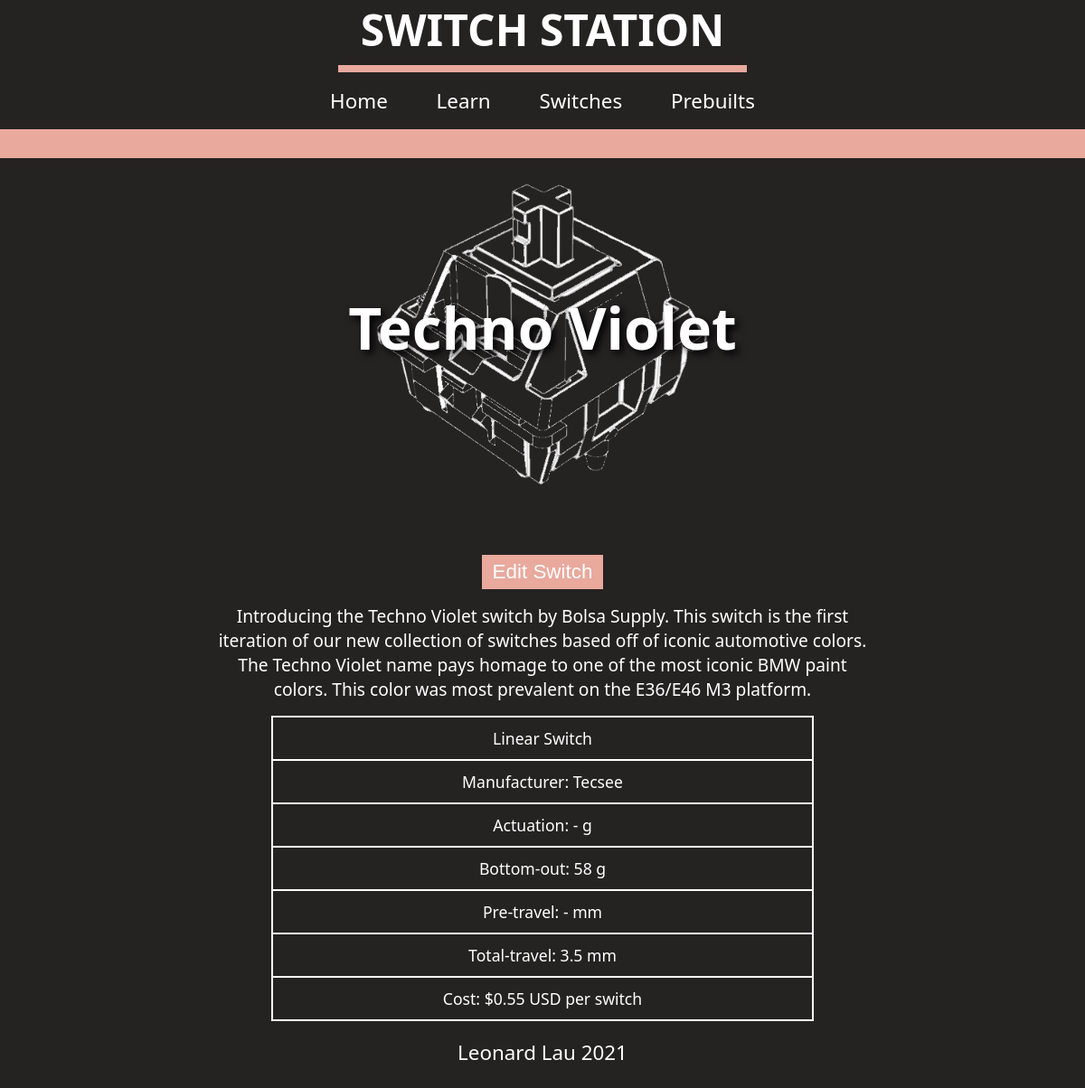
Screenshot of /switch/75 with the database file from the repository.
### models.py (models this page shows)
class Switch (db.Model):
    __tablename__ = "Switch"
    id = db.Column(db.Integer, primary_key = True)
    name = db.Column(db.String())
    manufacturer = db.Column(db.String())
    style = db.Column(db.String())
    color = db.Column(db.String())
    description = db.Column(db.String())
    cost = db.Column(db.Integer())
    actuation = db.Column(db.Integer())
    bottomout = db.Column(db.Integer())
    pretravel = db.Column(db.Integer())
    totaltravel = db.Column(db.Integer())
    prebuilts = db.relationship('Prebuilt', secondary=PrebuiltSwitch, back_populates='switches')

### routes.py (the view)
@app.route('/switch/<int:id>')
def switch(id):
    switch = models.Switch.query.filter_by(id=id).first_or_404()
    return render_template ("switch.html",
                            page_title="Switches",
                            switch = switch)

### templates/switch.html (shortened to what this page needs)
{% extends 'layout.html' %}
{% block content %}
    <div class="SwitchImage">
        <img src="/static/images/switchIcon.png">
    </div>
    <div class="SwitchTitle">
        {{switch.name}}
    </div>
    <a href="/switch/{{switch.id}}/edit"><button class="MoreButton">Edit Switch</button></a>
    <div class="SwitchDescription">
        {{switch.description}}
    </div>
    <div class="SwitchInfo">
        <table style="width:50%">
            <tr>
                <td>{{switch.style}} Switch</td>
            </tr>
            <tr>
                <td>Manufacturer: {{switch.manufacturer}}</td>
            </tr>
            <tr>
                <td>Actuation: {{switch.actuation}} g</td>
            </tr>
            <tr>
                <td>Bottom-out: {{switch.bottomout}} g</td>
            </tr>
            <tr>
                <td>Pre-travel: {{switch.pretravel}} mm</td>
            </tr>
            <tr>
                <td>Total-travel: {{switch.totaltravel}} mm</td>
            </tr>
            <tr>
                <td>Cost: ${{switch.cost}} USD per switch</td>
            </tr>
        </table>
    </div>
{% endblock %}

### static/css/style.css (style rules this page uses)
html { font-family: "Segoe UI"; background-color: rgb(37, 34, 34); color: white; text-align: center; }
:root { --rosegold: rgb(233, 169, 157); }
body { margin:0; padding:0; }
a { color: white; text-decoration: none; }
.MoreButton { background-color: var(--rosegold); color: white; padding: 6px 12px; margin-top: 1rem; font-size: 1.4rem; text-decoration: none; display: inline-block; border: none; opacity: 100%; }
.SwitchTitle { font-size: 4rem; font-weight: bold; margin-top: 9rem; margin-bottom: 12rem; text-shadow: 4px 4px 8px #000000; }
.SwitchDescription { font-size: 1.2rem; padding: 1rem; padding-left: 15rem; padding-right: 15rem; }
.SwitchInfo { font-size: 1.15rem; list-style-type: none; }
table, th, td { border: 0.18rem solid white; text-align: center; border-collapse: collapse; height: 3rem; font-size: 1.1rem; margin-left: 25%; }
.SwitchImage img { object-fit: contain; width: 100%; height: 30rem; left: 0px; z-index: -2; top: 130px; position: absolute; }

### rows the page displays
Switch: name "Techno Violet", description "Introducing the Techno Violet switch by Bolsa Supply. This switch is the first iteration of our new collection of switches based off of iconic automotive colors. The Techno Violet name pays homage to one of the most iconic BMW paint colors. This color was most prevalent on the E36/E46 M3 platform.", style "Linear", manufacturer "Tecsee", actuation "-", bottomout "58", pretravel "-", totaltravel "3.5", cost "0.55"
